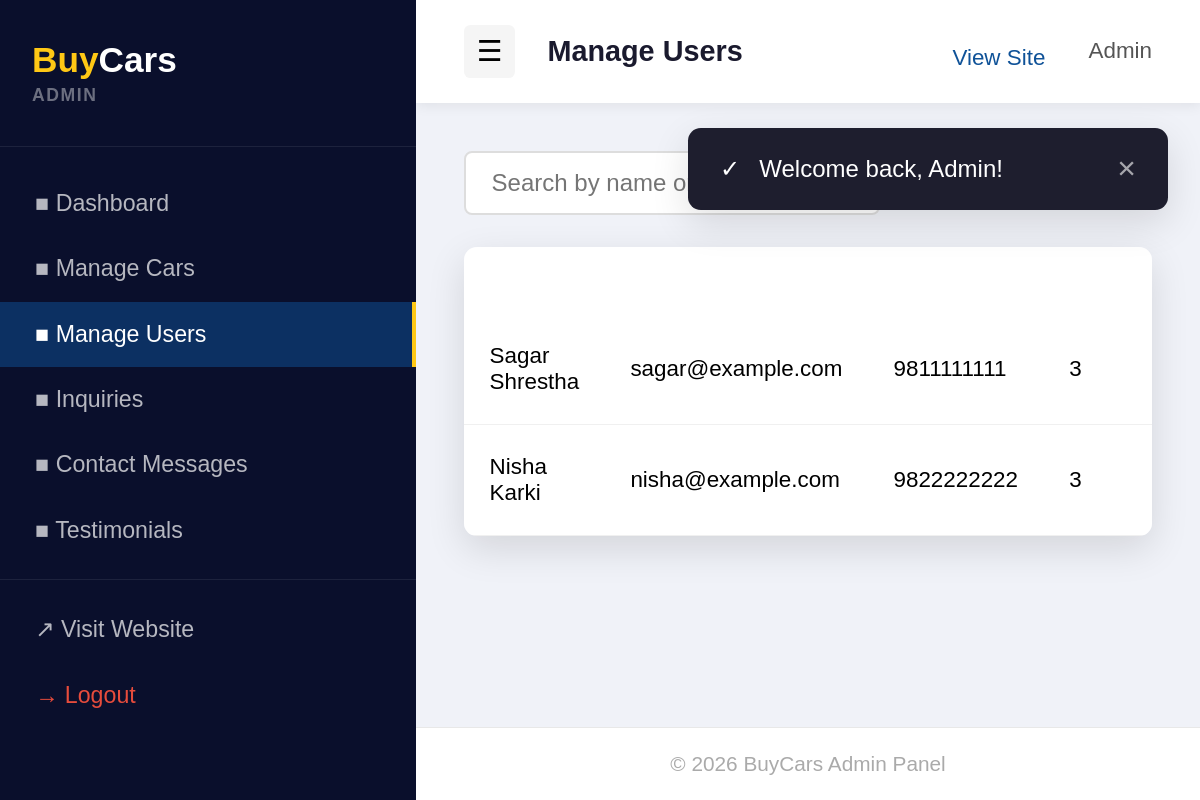
The page /admin/users.php (signed in) on the database its author committed.
### tables this page shows
CREATE TABLE `users` (
    `id`         INT UNSIGNED     NOT NULL AUTO_INCREMENT,
    `name`       VARCHAR(100)     NOT NULL,
    `email`      VARCHAR(150)     NOT NULL,
    `password`   VARCHAR(255)     NOT NULL,
    `phone`      VARCHAR(20)      DEFAULT NULL,
    `avatar`     VARCHAR(255)     DEFAULT NULL,
    `role`       ENUM('user','admin') NOT NULL DEFAULT 'user',
    `status`     ENUM('active','blocked') NOT NULL DEFAULT 'active',
    `created_at` DATETIME         NOT NULL DEFAULT CURRENT_TIMESTAMP,
    PRIMARY KEY (`id`),
    UNIQUE KEY `uq_email` (`email`)
);

### includes/functions.php (called while the page is built, shortened)
<?php
function clean($str) {
    return htmlspecialchars(trim($str ?? ''), ENT_QUOTES, 'UTF-8');
}

### admin/users.php (the view, shortened to what this page needs)
<?php
require_once __DIR__ . '/../config/config.php';
$q = clean($_GET['q'] ?? '');
$where = "role = 'user'";
$params = [];
$stmt = $pdo->prepare("SELECT users.*,
    (SELECT COUNT(*) FROM cars WHERE cars.seller_id = users.id) AS listing_count
    FROM users WHERE $where ORDER BY created_at DESC");
$stmt->execute($params);
$users = $stmt->fetchAll();
require_once __DIR__ . '/includes/header.php';
?>
<form method="GET" class="inline-search">
    <input type="text" name="q" placeholder="Search by name or email..." value="<?= clean($q) ?>">
    <button type="submit" class="btn btn-sm">&#128269;</button>
</form>
<?php if (!$users): ?>
    <div class="empty-state" data-aos="fade-up">&#128101;<h3>No users found</h3></div>
<?php else: ?>
<div class="table-wrap" data-aos="fade-up">
    <table class="data-table">
        <thead><tr><th>Name</th><th>Email</th><th>Phone</th><th>Listings</th><th>Status</th><th>Joined</th><th>Actions</th></tr></thead>
        <tbody>
        <?php foreach ($users as $u): ?>
            <tr>
                <td><?= clean($u['name']) ?></td>
                <td><?= clean($u['email']) ?></td>
                <td><?= clean($u['phone'] ?: '-') ?></td>
                <td><?= (int)$u['listing_count'] ?></td>
            </tr>
        <?php endforeach; ?>
        </tbody>
    </table>
</div>
<?php endif; ?>
<?php require_once __DIR__ . '/includes/footer.php'; ?>

### assets/css/app.css (style rules this page uses)
:root { --green: #27ae60; --red: #e74c3c; --radius: .8rem; --shadow: 0 .8rem 2.4rem rgba(0,0,0,.12); --transition: all .3s cubic-bezier(.4,0,.2,1); }
.table-wrap { overflow-x: auto; border-radius: var(--radius); box-shadow: var(--shadow); }
.data-table { width: 100%; border-collapse: collapse; background: #fff; font-size: 1.4rem; }
.data-table thead { background: var(--anotherblue); color: #fff; }
.data-table th, .data-table td { padding: 1.3rem 1.6rem; text-align: left; }
.data-table tbody tr { border-bottom: .1rem solid #f0f0f0; transition: background .2s; }
.inline-search { display: flex; gap: 1rem; margin-bottom: 2rem; align-items: center; }
.inline-search input { padding: 1rem 1.6rem; border: .15rem solid #ddd; border-radius: .5rem; font-size: 1.5rem; min-width: 26rem; }
.btn.btn-sm { padding: .5rem 1.2rem; font-size: 1.4rem; }

### admin/assets/admin.css (style rules this page uses)
* { box-sizing: border-box; margin: 0; padding: 0; font-family: 'Poppins', sans-serif; }
.admin-body { background: #f0f2f8; display: flex; }

### rows shown on the page
users: name "Sagar Shrestha", email "sagar@example.com", phone "9811111111", listing_count "3"
users: name "Nisha Karki", email "nisha@example.com", phone "9822222222", listing_count "3"

### other values the page prints
$page_title "Manage Users"
$_SESSION['user_name'] "Admin"
$flash['message'] "Welcome back, Admin!"
